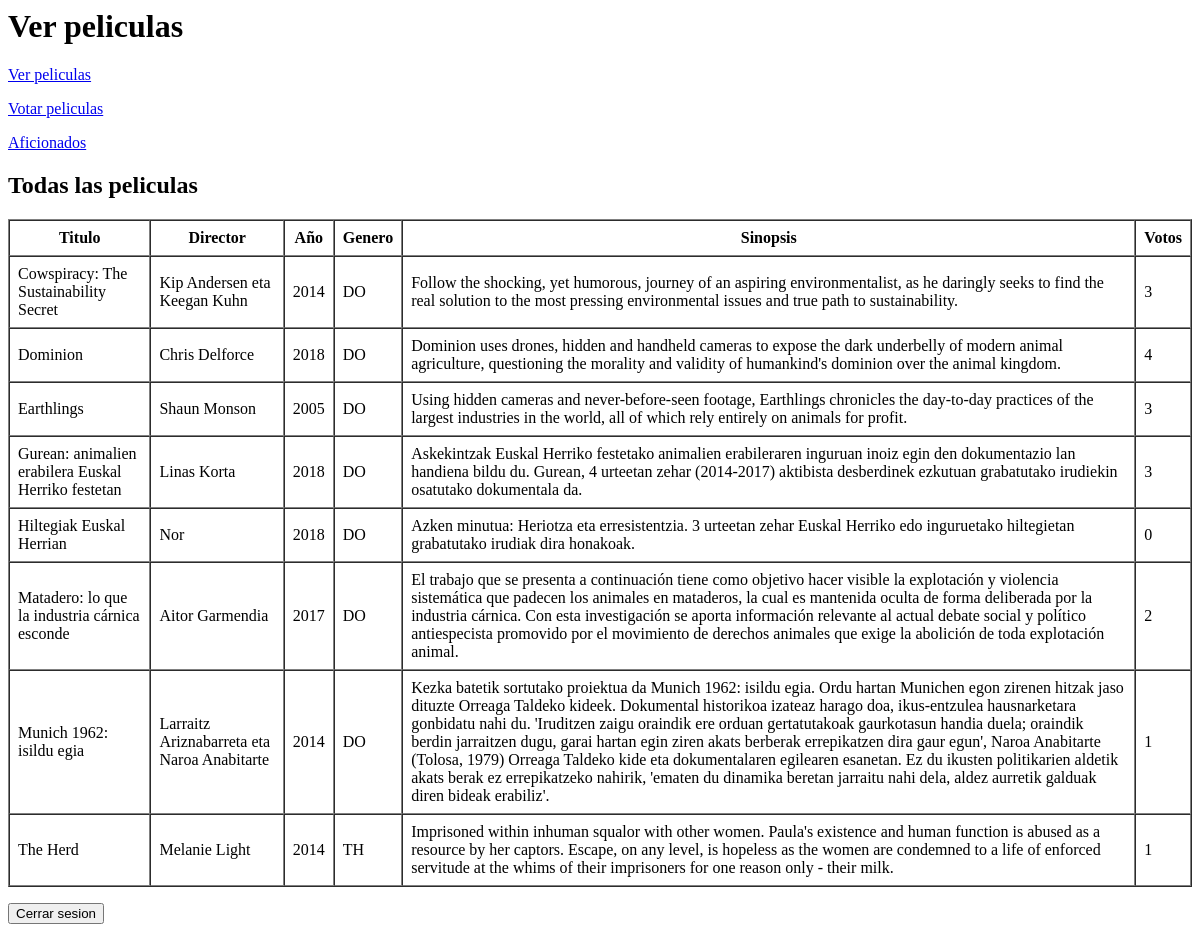
The app's page /ver/ (signed in), older data.
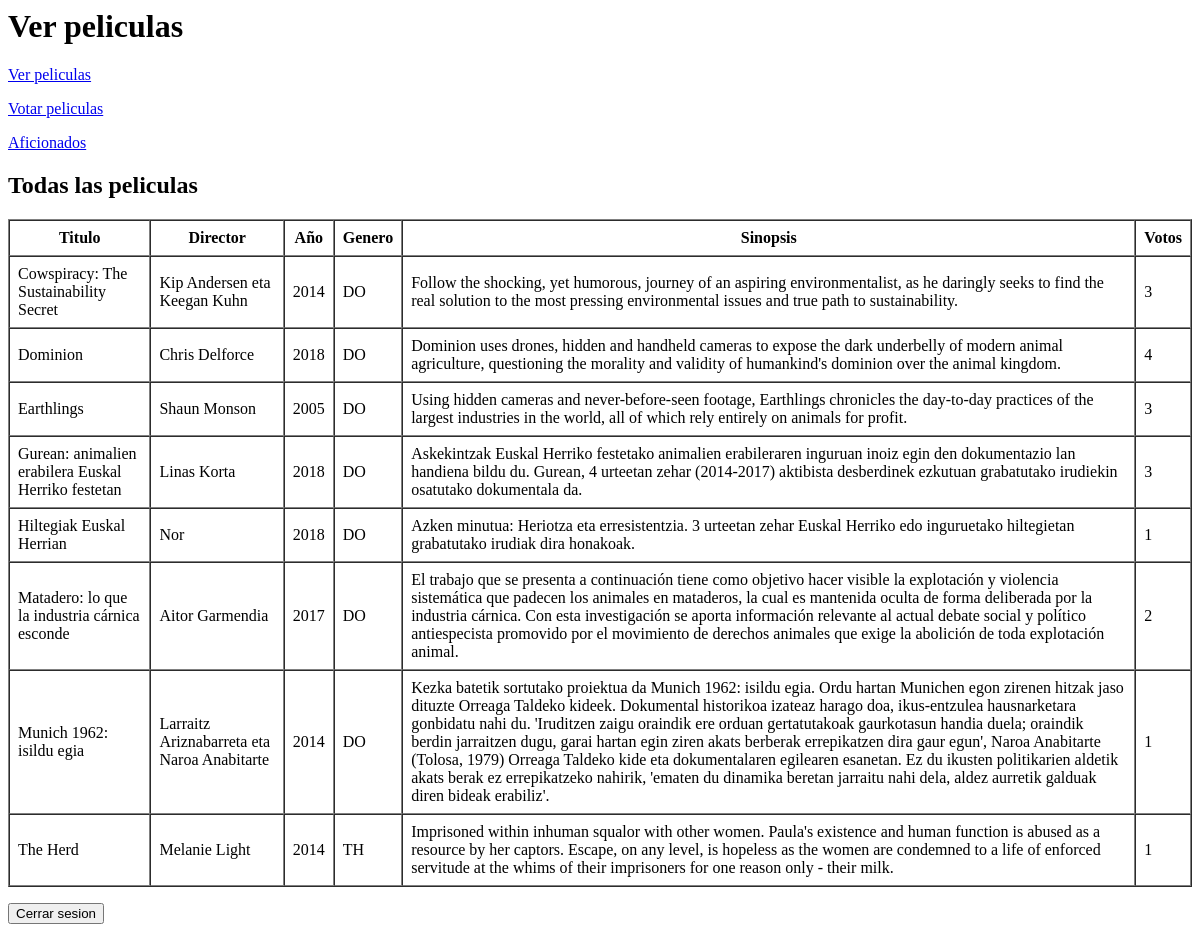
The same page, newer data.
### polls/models.py (models this page shows, shortened)
class Filma(models.Model):
    izenburua = models.CharField(max_length=200, unique=True)
    zuzendaria = models.CharField(max_length=200)
    urtea = models.PositiveIntegerField()
    generoa = models.CharField(max_length=50)
    sinopsia = models.TextField()
    bozkak = models.PositiveIntegerField(default=0)
    def votantes_nombres(self):
        return ', '.join(
            self.votantes.order_by('usuario__username').values_list('usuario__username', flat=True)
        ) or '-'
    votantes_nombres.short_description = 'Votantes'

### polls/views.py (the view)
# urls.py: path('ver/', views.ver, name='ver'),
@login_required(login_url='polls:login')
def ver(request):
    peliculas = Filma.objects.order_by('izenburua').prefetch_related('votantes__usuario')
    return render(
        request,
        'polls/ver.html',
        {
            'peliculas': peliculas,
        },
    )

### polls/templates/polls/ver.html (shortened to what this page needs)
<h1>Ver peliculas</h1>
<p><a href="{% url 'polls:ver' %}">Ver peliculas</a></p>
<p><a href="{% url 'polls:votar' %}">Votar peliculas</a></p>
<p><a href="{% url 'polls:usuario' %}">Aficionados</a></p>
<h2>Todas las peliculas</h2>
<table border="1" cellpadding="8" cellspacing="0">
    <thead>
        <tr>
            <th>Titulo</th>
            <th>Director</th>
            <th>Año</th>
            <th>Genero</th>
            <th>Sinopsis</th>
            <th>Votos</th>
        </tr>
    </thead>
    <tbody>
        {% for pelicula in peliculas %}
        <tr>
            <td>{{ pelicula.izenburua }}</td>
            <td>{{ pelicula.zuzendaria }}</td>
            <td>{{ pelicula.urtea }}</td>
            <td>{{ pelicula.generoa }}</td>
            <td>{{ pelicula.sinopsia }}</td>
            <td>{{ pelicula.bozkak }}</td>
        </tr>
        {% empty %}
        <tr>
            <td colspan="6">No hay peliculas guardadas.</td>
        </tr>
        {% endfor %}
    </tbody>
</table>
<form method="post" action="{% url 'polls:logout' %}">
    <button type="submit">Cerrar sesion</button>
</form>

Row changes from the older to the newer data that the page shows:
changed Filma "Hiltegiak Euskal Herrian": bozkak "0" → "1"
